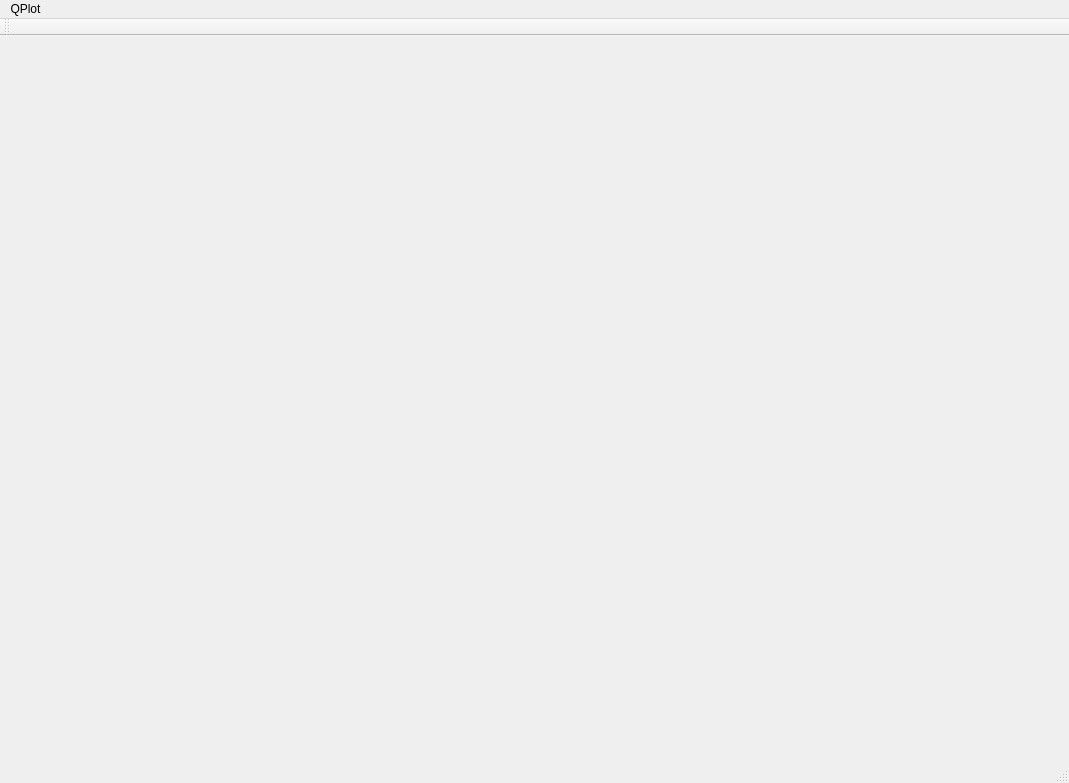
<?xml version="1.0" encoding="UTF-8"?>
<ui version="4.0">
 <class>QPlotClass</class>
 <widget class="QMainWindow" name="QPlotClass">
  <property name="geometry">
   <rect>
    <x>0</x>
    <y>0</y>
    <width>1069</width>
    <height>783</height>
   </rect>
  </property>
  <property name="maximumSize">
   <size>
    <width>1069</width>
    <height>783</height>
   </size>
  </property>
  <property name="windowTitle">
   <string>QPlot</string>
  </property>
  <widget class="QWidget" name="centralWidget">
   <property name="maximumSize">
    <size>
     <width>1069</width>
     <height>718</height>
    </size>
   </property>
   <layout class="QGridLayout" name="gridLayout">
    <item row="0" column="0">
     <widget class="QCustomPlot" name="widget" native="true">
      <property name="enabled">
       <bool>true</bool>
      </property>
      <property name="maximumSize">
       <size>
        <width>1047</width>
        <height>696</height>
       </size>
      </property>
     </widget>
    </item>
   </layout>
  </widget>
  <widget class="QMenuBar" name="menuBar">
   <property name="geometry">
    <rect>
     <x>0</x>
     <y>0</y>
     <width>1069</width>
     <height>26</height>
    </rect>
   </property>
   <widget class="QMenu" name="menuQPlot">
    <property name="title">
     <string>QPlot</string>
    </property>
   </widget>
   <addaction name="menuQPlot"/>
  </widget>
  <widget class="QToolBar" name="mainToolBar">
   <attribute name="toolBarArea">
    <enum>TopToolBarArea</enum>
   </attribute>
   <attribute name="toolBarBreak">
    <bool>false</bool>
   </attribute>
  </widget>
  <widget class="QStatusBar" name="statusBar"/>
 </widget>
 <layoutdefault spacing="6" margin="11"/>
 <customwidgets>
  <customwidget>
   <class>QCustomPlot</class>
   <extends>QWidget</extends>
   <header>qcustomplot.h</header>
   <container>1</container>
  </customwidget>
 </customwidgets>
 <resources/>
 <connections/>
</ui>
